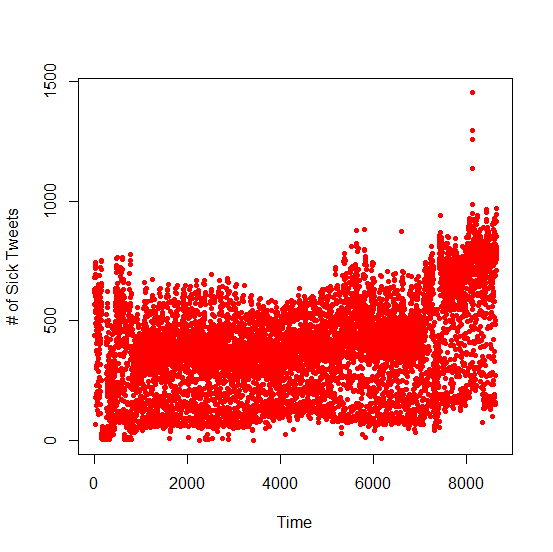

Write R code to recreate this figure.
#AllSickTweets.R

#start time
t1 <- Sys.time()

#opens files (8639)
files <- list.files(path="E:/twitter/SickTweets",full.names=TRUE,pattern="RData")
dates <- strptime(basename(files),"%Y%b%d_%H.RData")
o <- order(dates)
files <- files[o]
dates <- dates[o]

#declare x for plotting purposes
x <- seq(1,length(files),1)

#creates vector to hold number of sick tweets per hour
time <- vector(length=length(x))

#loops through each file
for(i in 1:length(files)){
	#loads file
	load(files[i])
	#makes sure the sick dataframe is there
	if(!is.null(sick)){
		#creates a vector "a" with all files
		a <- which(sick[,'County']!='NA')
		#makes sure there are files in vector
		if(length(a)>0){
			#assigns the sum of all a sick tweets in "a" to "b"
			b <- sum(sick[a,'Sick']==1)
			#assigns the number of sick tweets in the file to the ith space in time vector
			time[i] <- b
		}
	}
	#prints the file number
	cat(i,"\n")
}

#plots the sick tweets per hour
plot(x,time,xlab="Time",ylab="# of Sick Tweets", ylim=c(min(time),max(time)),type = "p",pch = 20, col = "red")

#end time
t2 <- Sys.time

#prints the time the program took to run
print(t2-t1)
